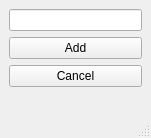
<?xml version="1.0" encoding="UTF-8"?>
<ui version="4.0">
 <class>AddFriend</class>
 <widget class="QMainWindow" name="AddFriend">
  <property name="geometry">
   <rect>
    <x>0</x>
    <y>0</y>
    <width>151</width>
    <height>135</height>
   </rect>
  </property>
  <property name="windowTitle">
   <string>MainWindow</string>
  </property>
  <widget class="QWidget" name="centralwidget">
   <layout class="QVBoxLayout" name="verticalLayout">
    <item>
     <widget class="QLineEdit" name="EmailLineEdit"/>
    </item>
    <item>
     <widget class="QPushButton" name="AddButton">
      <property name="text">
       <string>Add</string>
      </property>
     </widget>
    </item>
    <item>
     <widget class="QPushButton" name="pushButton_2">
      <property name="text">
       <string>Cancel</string>
      </property>
     </widget>
    </item>
    <item>
     <widget class="QLabel" name="StatusLabel">
      <property name="text">
       <string/>
      </property>
     </widget>
    </item>
   </layout>
  </widget>
  <widget class="QStatusBar" name="statusbar"/>
 </widget>
 <resources/>
 <connections/>
</ui>
